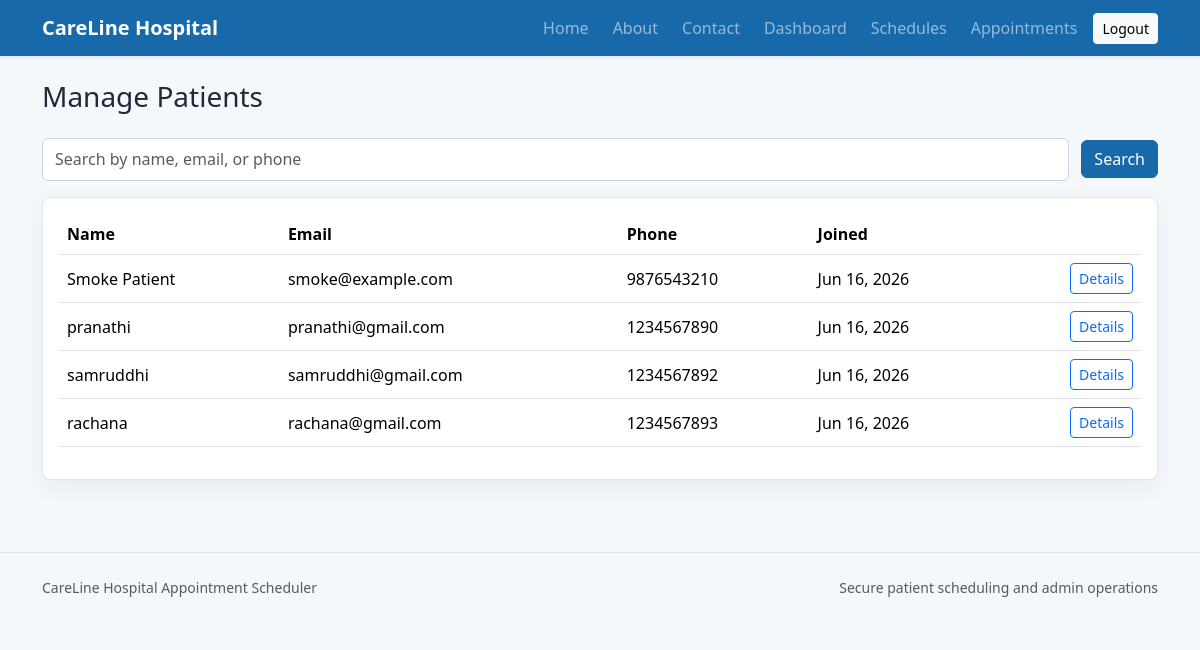
The app's page /staff/patients/ (signed in) with its own data.
### appointments/models.py (models this page shows, shortened)
class Patient(models.Model):
    user = models.OneToOneField(User, on_delete=models.CASCADE, related_name='patient')
    phone_number = models.CharField(max_length=15)
    created_at = models.DateTimeField(auto_now_add=True)

### appointments/views.py (the view, shortened to what this page needs)
# urls.py: path('staff/patients/', views.manage_patients, name='manage_patients'),
@admin_required
def manage_patients(request):
    query = request.GET.get('q', '').strip()
    patients = Patient.objects.select_related('user')
    return render(request, 'appointments/manage_patients.html', {'patients': patients, 'query': query})

### appointments/views.py (called while the page is built)
def is_admin(user):
    return user.is_authenticated and user.is_staff

### appointments/templates/appointments/manage_patients.html (shortened to what this page needs)
{% extends 'appointments/base.html' %}
{% block content %}
<div class="container py-4">
    <div class="page-heading">
        <h1 class="h3">Manage Patients</h1>
    </div>
    <form class="filter-bar" method="get">
        <input class="form-control" name="q" value="{{ query }}" placeholder="Search by name, email, or phone">
        <button class="btn btn-primary" type="submit">Search</button>
    </form>
    <div class="table-shell">
        <div class="table-responsive">
            <table class="table align-middle">
                <thead><tr><th>Name</th><th>Email</th><th>Phone</th><th>Joined</th><th></th></tr></thead>
                <tbody>
                {% for patient in patients %}
                    <tr>
                        <td>{{ patient.user.get_full_name|default:patient.user.email }}</td>
                        <td>{{ patient.user.email }}</td>
                        <td>{{ patient.phone_number }}</td>
                        <td>{{ patient.created_at|date:'M d, Y' }}</td>
                        <td class="text-end"><a class="btn btn-outline-primary btn-sm" href="{% url 'patient_detail' patient.id %}">Details</a></td>
                    </tr>
                {% empty %}
                    <tr><td colspan="5" class="text-muted">No patients found.</td></tr>
                {% endfor %}
                </tbody>
            </table>
        </div>
    </div>
</div>
{% endblock %}

### appointments/static/appointments/css/style.css (style rules this page uses)
:root { --hospital-blue: #1769aa; --hospital-teal: #0f9f8f; --soft-bg: #f5f8fb; --ink: #1f2937; }
body { background: var(--soft-bg); color: var(--ink); }
.bg-primary, .btn-primary { background-color: var(--hospital-blue) !important; border-color: var(--hospital-blue) !important; }
.feature-panel, .auth-card, .table-shell, .stat-card, .info-card { background: #ffffff; border: 1px solid #dce7ef; border-radius: 8px; box-shadow: 0 8px 24px rgba(31, 41, 55, 0.06); }
.auth-card input, .auth-card textarea, .auth-card select, .filter-bar input, .filter-bar select { display: block; width: 100%; padding: .55rem .75rem; border: 1px solid #cbd5e1; border-radius: 6px; }
.page-heading { display: flex; align-items: center; justify-content: space-between; gap: 1rem; margin-bottom: 1rem; }
.table-shell { padding: 1rem; }
.slot-row, .quick-actions, .filter-bar, .status-form { display: flex; align-items: center; gap: .75rem; }
.filter-bar { margin-bottom: 1rem; }

### records on screen
Patient: user.get_full_name "Smoke Patient", user.email "smoke@example.com", phone_number "9876543210", created_at "Jun 16, 2026"
Patient: user.get_full_name "pranathi", user.email "pranathi@gmail.com", phone_number "1234567890", created_at "Jun 16, 2026"
Patient: user.get_full_name "samruddhi", user.email "samruddhi@gmail.com", phone_number "1234567892", created_at "Jun 16, 2026"
Patient: user.get_full_name "rachana", user.email "rachana@gmail.com", phone_number "1234567893", created_at "Jun 16, 2026"
